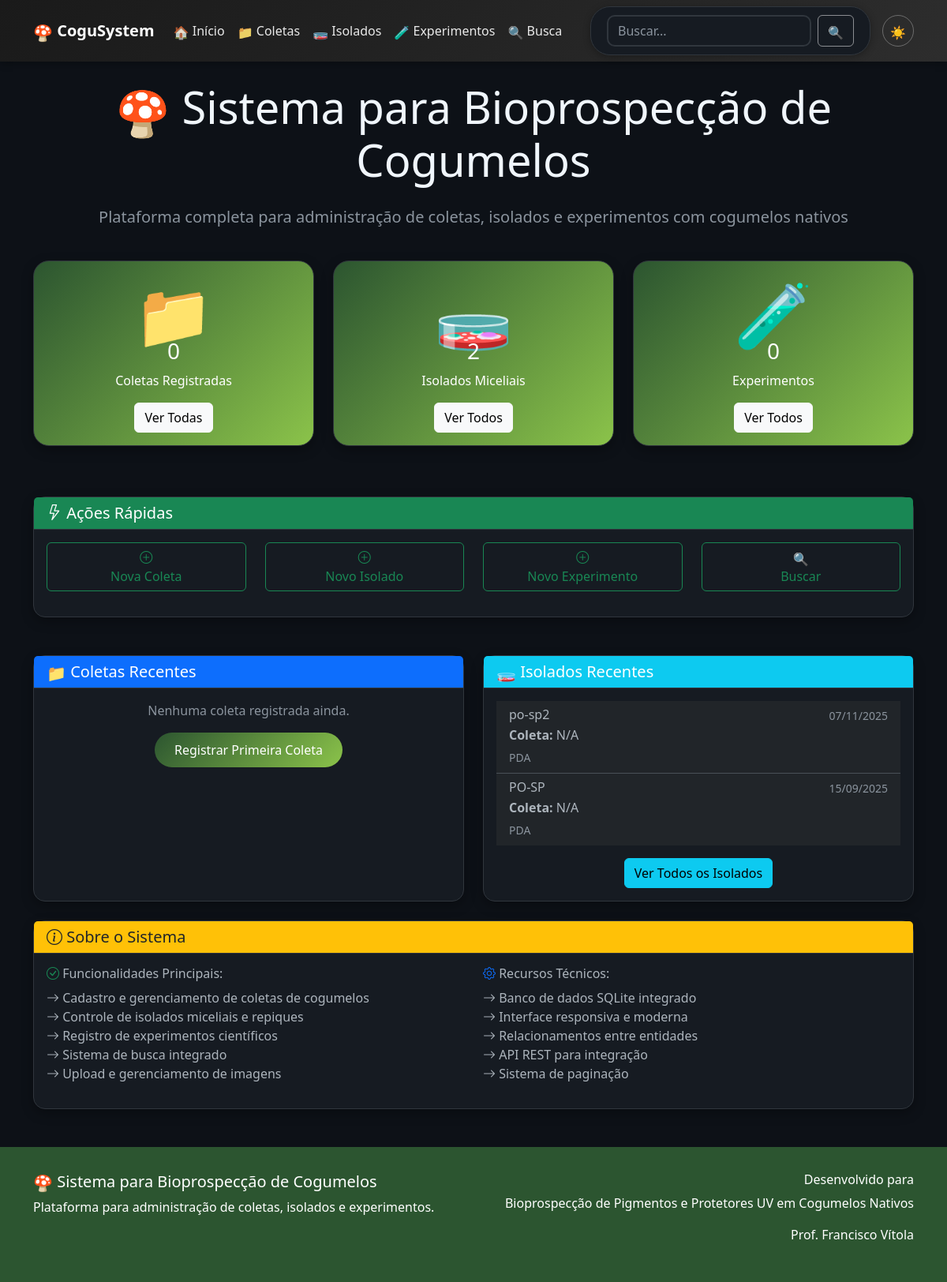
Before: / with the older database file.
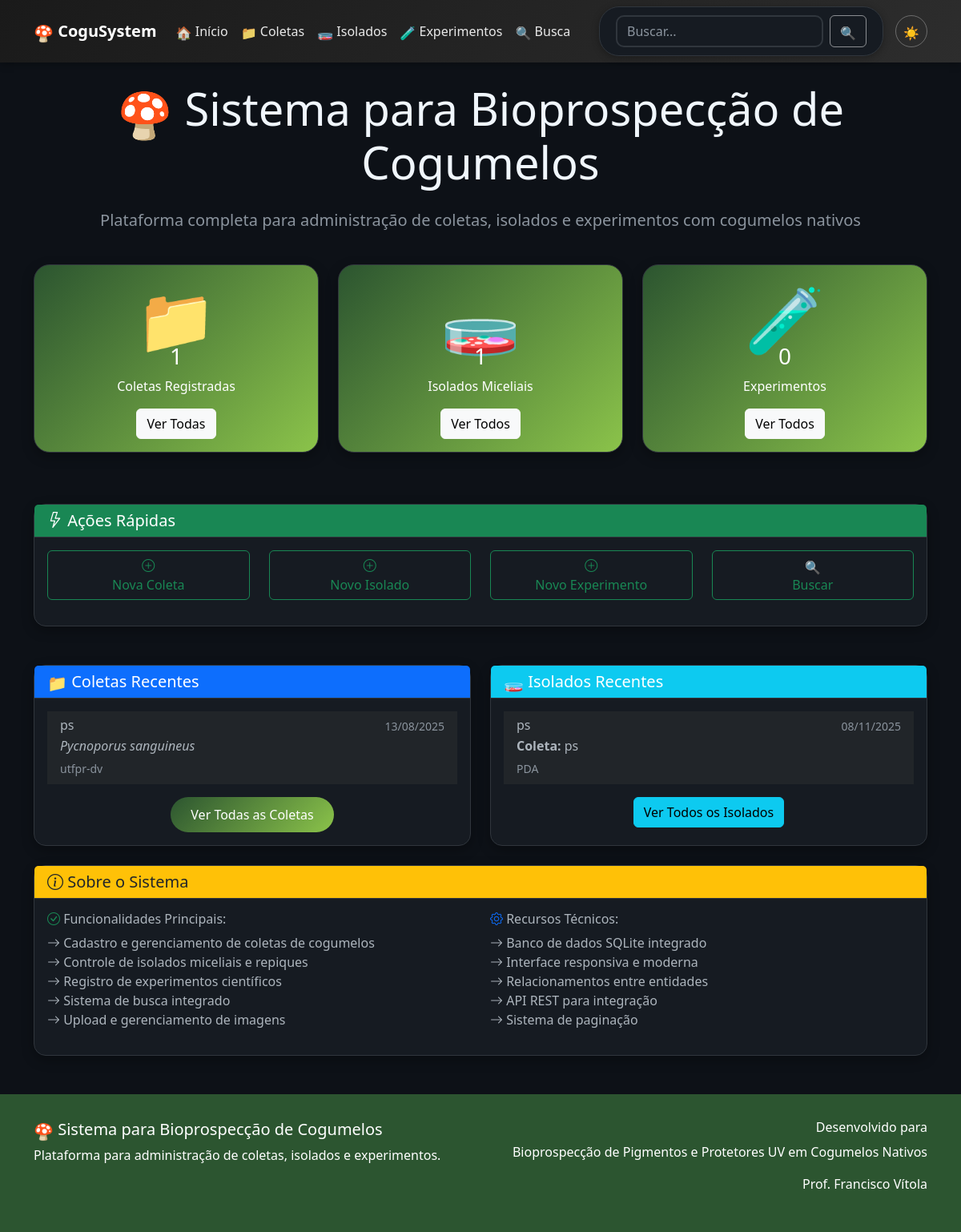
After: the same page with the newer database file.
### app.py (models this page shows)
class Isolado(db.Model):
    id = db.Column(db.Integer, primary_key=True)
    codigo = db.Column(db.String(50), unique=True, nullable=False)
    coleta_id = db.Column(db.Integer, db.ForeignKey('coleta.id'), nullable=True)
    origem_tipo = db.Column(db.String(20), nullable=False, default='coleta')
    origem_instituicao = db.Column(db.String(255))
    especie_nome_cientifico = db.Column(db.String(200))
    data_isolamento = db.Column(db.Date, nullable=False)
    meio_cultura = db.Column(db.String(100))
    temperatura_incubacao = db.Column(db.Float)
    observacoes = db.Column(db.Text)
    data_cadastro = db.Column(db.DateTime, default=datetime.utcnow)
    repiques = db.relationship('Repique', backref='isolado', lazy=True, cascade='all, delete-orphan')
    experimentos = db.relationship('Experimento', backref='isolado', lazy=True, cascade='all, delete-orphan')
    imagens = db.relationship('ImagemIsolado', back_populates='isolado', lazy=True, cascade='all, delete-orphan')

class Coleta(db.Model):
    id = db.Column(db.Integer, primary_key=True)
    codigo = db.Column(db.String(50), unique=True, nullable=False)
    nome_cientifico = db.Column(db.String(200))
    nome_popular = db.Column(db.String(200))
    data_coleta = db.Column(db.Date, nullable=False)
    local_coleta = db.Column(db.String(500))
    coordenadas = db.Column(db.String(100))
    substrato = db.Column(db.String(200))
    coletor = db.Column(db.String(200))
    observacoes = db.Column(db.Text)
    data_cadastro = db.Column(db.DateTime, default=datetime.utcnow)
    isolados = db.relationship('Isolado', backref='coleta', lazy=True, cascade='all, delete-orphan')
    experimentos = db.relationship('Experimento', backref='coleta', lazy=True, cascade='all, delete-orphan')
    imagens = db.relationship('ImagemColeta', back_populates='coleta', lazy=True, cascade='all, delete-orphan')

### app.py (the view)
@app.route('/')
def index():
    total_coletas = Coleta.query.count()
    total_isolados = Isolado.query.count()
    total_experimentos = Experimento.query.count()
    coletas_recentes = Coleta.query.order_by(Coleta.data_cadastro.desc()).limit(5).all()
    isolados_recentes = Isolado.query.order_by(Isolado.data_cadastro.desc()).limit(5).all()
    return render_template('index.html',
                         total_coletas=total_coletas,
                         total_isolados=total_isolados,
                         total_experimentos=total_experimentos,
                         coletas_recentes=coletas_recentes,
                         isolados_recentes=isolados_recentes)

### templates/index.html (shortened to what the changed rows need)
{% extends "base.html" %}
{% block content %}
<div class="row mb-4">
    <div class="col-12">
        <h1 class="display-4 text-center mb-4">
            <i class="bi bi-mushroom text-success"></i>
            Sistema para Bioprospecção de Cogumelos
        </h1>
    </div>
</div>
<div class="row mb-5">
    <div class="col-md-4 mb-3">
        <div class="card stats-card text-center h-100">
            <div class="card-body">
                <i class="bi bi-collection display-1"></i>
                <h3 class="card-title">{{ total_coletas }}</h3>
                <p class="card-text">Coletas Registradas</p>
                <a href="{{ url_for('coletas') }}" class="btn btn-light">Ver Todas</a>
            </div>
        </div>
    </div>
    <div class="col-md-4 mb-3">
        <div class="card stats-card text-center h-100">
            <div class="card-body">
                <i class="bi bi-petri-dish display-1"></i>
                <h3 class="card-title">{{ total_isolados }}</h3>
                <p class="card-text">Isolados Miceliais</p>
                <a href="{{ url_for('isolados') }}" class="btn btn-light">Ver Todos</a>
            </div>
        </div>
    </div>
</div>
<div class="row mb-4">
    <div class="col-md-6">
        <div class="card h-100">
            <div class="card-body">
                {% if coletas_recentes %}
                    <div class="list-group list-group-flush">
                        {% for coleta in coletas_recentes %}
                        <a href="{{ url_for('coleta_detalhe', id=coleta.id) }}" class="list-group-item list-group-item-action">
                            <div class="d-flex w-100 justify-content-between">
                                <h6 class="mb-1">{{ coleta.codigo }}</h6>
                                <small class="text-muted">{{ coleta.data_coleta.strftime('%d/%m/%Y') }}</small>
                            </div>
                            <p class="mb-1">
                                {% if coleta.nome_cientifico %}
                                    <em>{{ coleta.nome_cientifico }}</em>
                                {% else %}
                                    <span class="text-muted">Nome científico não informado</span>
                                {% endif %}
                            </p>
                            <small class="text-muted">{{ coleta.local_coleta }}</small>
                        </a>
                        {% endfor %}
                    </div>
                    <div class="text-center mt-3">
                        <a href="{{ url_for('coletas') }}" class="btn btn-primary">Ver Todas as Coletas</a>
                    </div>
                {% else %}
                    <p class="text-muted text-center">Nenhuma coleta registrada ainda.</p>
                    <div class="text-center">
                        <a href="{{ url_for('nova_coleta') }}" class="btn btn-primary">Registrar Primeira Coleta</a>
                    </div>
                {% endif %}
            </div>
        </div>
    </div>
    <div class="col-md-6">
        <div class="card h-100">
            <div class="card-body">
                {% if isolados_recentes %}
                    <div class="list-group list-group-flush">
                        {% for isolado in isolados_recentes %}
                        <a href="{{ url_for('isolado_detalhe', id=isolado.id) }}" class="list-group-item list-group-item-action">
                            <div class="d-flex w-100 justify-content-between">
                                <h6 class="mb-1">{{ isolado.codigo }}</h6>
                                <small class="text-muted">{{ isolado.data_isolamento.strftime('%d/%m/%Y') }}</small>
                            </div>
                            <p class="mb-1">
                                <strong>Coleta:</strong> {{ isolado.coleta.codigo if isolado.coleta else 'N/A' }}
                            </p>
                            <small class="text-muted">{{ isolado.meio_cultura }}</small>
                        </a>
                        {% endfor %}
                    </div>
                {% else %}
                    <p class="text-muted text-center">Nenhum isolado registrado ainda.</p>
                    <div class="text-center">
                        <a href="{{ url_for('novo_isolado') }}" class="btn btn-info">Registrar Primeiro Isolado</a>
                    </div>
                {% endif %}
            </div>
        </div>
    </div>
</div>
{% endblock %}

Changed rows visible on the page:
removed Isolado: codigo "po-sp2", data_isolamento "07/11/2025", coleta "N/A", meio_cultura "PDA"
added Coleta: codigo "ps", data_coleta "13/08/2025", nome_cientifico "Pycnoporus sanguineus", local_coleta "utfpr-dv"
changed Isolado "PDA": codigo "PO-SP" → "ps"; data_isolamento "15/09/2025" → "08/11/2025"; coleta "N/A" → "ps"
Other visible differences:
{{ total_coletas }}: "0" → "1"
{{ total_isolados }}: "2" → "1"
text no longer shown: "Nenhuma coleta registrada ainda. Registrar Primeira Coleta"
text now shown: "Ver Todas as Coletas"
